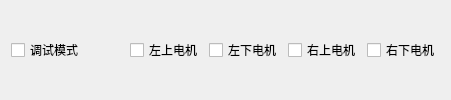
        <widget class="QWidget" name="widget" native="true">
         <layout class="QHBoxLayout" name="horizontalLayout_55">
          <item>
           <widget class="QCheckBox" name="checkBox_enable_pub_motion_status">
            <property name="text">
             <string>调试模式</string>
            </property>
           </widget>
          </item>
          <item>
           <spacer name="horizontalSpacer">
            <property name="orientation">
             <enum>Qt::Horizontal</enum>
            </property>
            <property name="sizeHint" stdset="0">
             <size>
              <width>40</width>
              <height>20</height>
             </size>
            </property>
           </spacer>
          </item>
          <item>
           <widget class="QCheckBox" name="checkBox_enable_left_front_motor">
            <property name="text">
             <string>左上电机</string>
            </property>
           </widget>
          </item>
          <item>
           <widget class="QCheckBox" name="checkBox_enable_left_back_motor">
            <property name="text">
             <string>左下电机</string>
            </property>
           </widget>
          </item>
          <item>
           <widget class="QCheckBox" name="checkBox_enable_right_front_motor">
            <property name="text">
             <string>右上电机</string>
            </property>
           </widget>
          </item>
          <item>
           <widget class="QCheckBox" name="checkBox_enable_right_back_motor">
            <property name="text">
             <string>右下电机</string>
            </property>
           </widget>
          </item>
         </layout>
        </widget>
